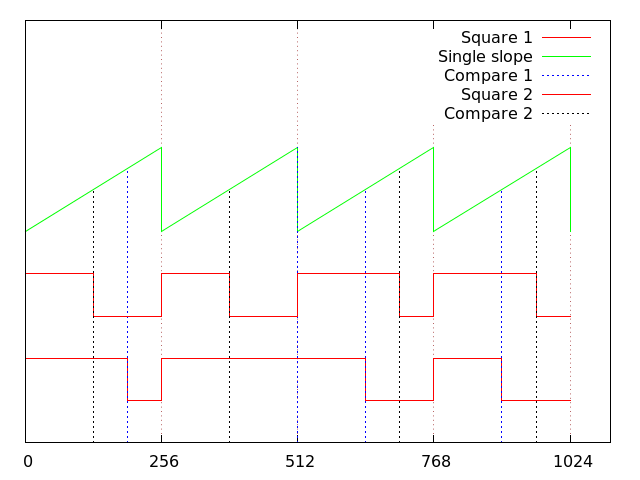

Write gnuplot code to recreate this figure.
set terminal pngcairo dashed
set output 'single_slope_with_two_outputs.png'

set xrange [0:1100];
set yrange [0:10];



#set termoption dash;
#set style line 3 lt 2 lc rgb "blue" lw 0.5;

#unset xtics;
unset ytics;

# set style line 101 lc rgb '#808080' lt 1 lw 1
# set border 3 front ls 101
# set tics nomirror out scale 0.75
# set format '%g'

set grid xtics lt 0 lw 1 lc rgb "#880000"

set xtics 256

plot '-' using ($1*128):(($2*1)) title "Square 1" with lines, \
     '-' using ($1*128):($2*1 + 2) title "Single slope" with lines lt 1 lc 2, \
     '-' using ($1*128):($2*1 + 2) title "Compare 1" with impulses, \
     '-' using ($1*128):($2*1 + 2) title "Square 2" with lines lt 1 lc 1, \
     '-' using ($1*128):($2*1 + 2) title "Compare 2" with impulses lt 3 lc 7
	0 1
	0 2
	1.5 2
	1.5 1
	2 1
	2 2
	4 2
	5 2
	5 1
	6 1
	6 2
	7 2
	7 1
	8 1
EOF
	0 3
	2 5
	2 3
	4 5
	4 3
	6 5
	6 3
	8 5
	8 3
EOF
	1.5 4.5
	4 5
	5 4 
	7 4
EOF
	0 1
	0 2
	1 2
	1 1
	2 1
	2 2
	3 2
	3 1
	4 1
	4 2
	5.5 2
	5.5 1
	6 1
	6 2
	7.5 2
	7.5 1
	8 1
EOF
	1 4
	3 4
	5.5 4.5 
	7.5 4.5
EOF

show grid;
#pause -1;
